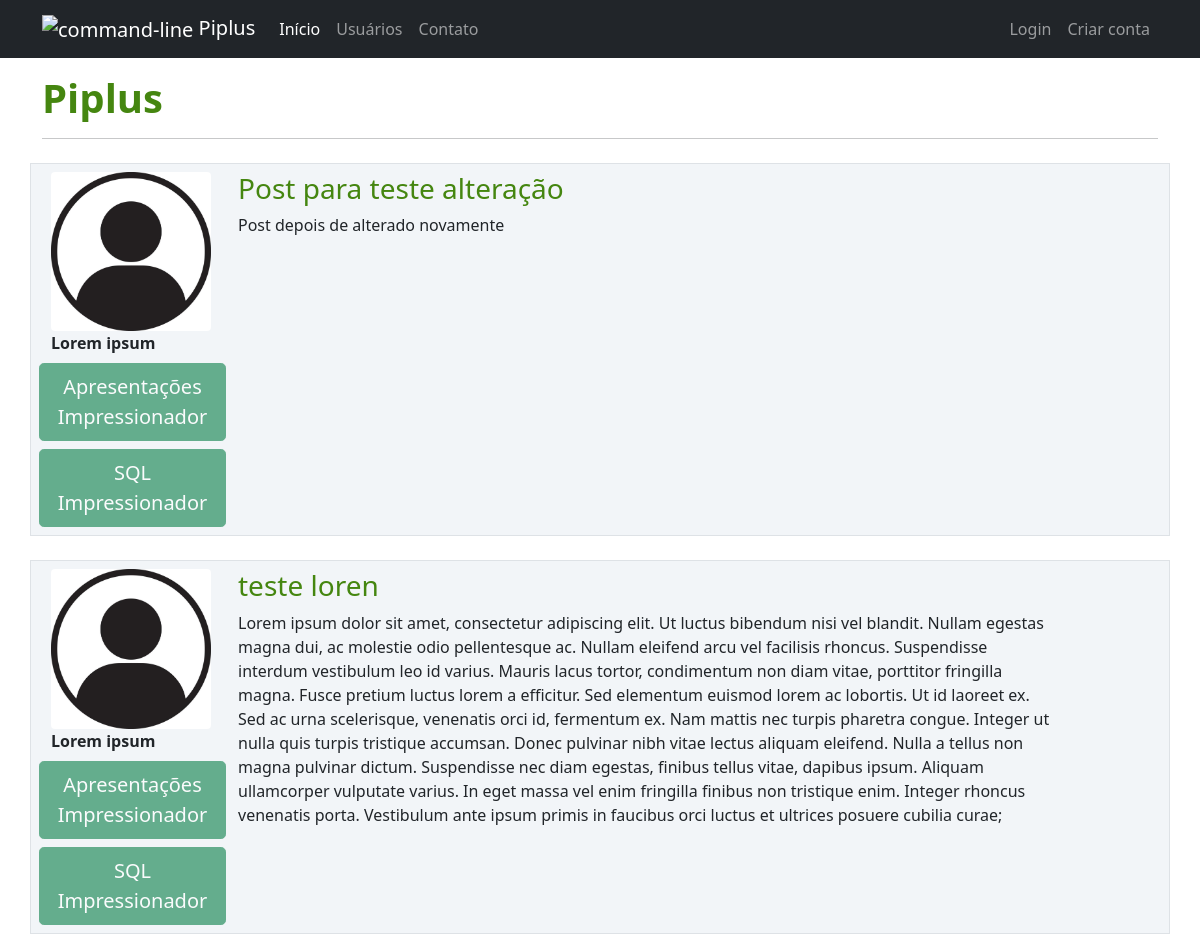
Before: / (upper part) with the older database file.
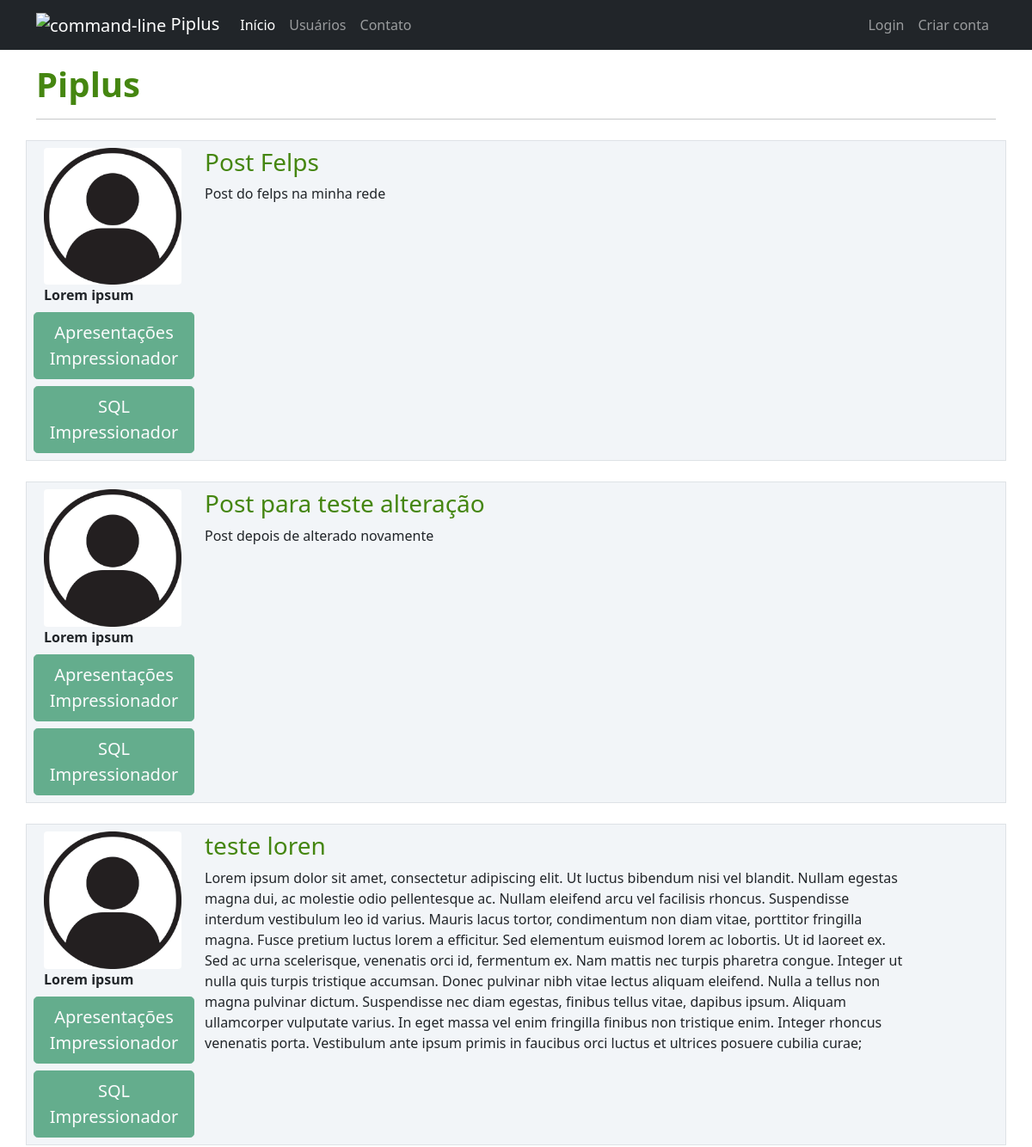
After: the same page with the newer database file.
### Piplus/models.py (models this page shows)
class Post(database.Model):
    id = database.Column(database.Integer, primary_key=True)
    titulo = database.Column(database.String, nullable=False)
    corpo = database.Column(database.Text, nullable=False)
    data_criacao = database.Column(database.DateTime, nullable=False, default=datetime.utcnow)
    id_usuario = database.Column(database.Integer, database.ForeignKey('usuario.id'), nullable=False)

class Usuario(database.Model, UserMixin):
    id = database.Column(database.Integer, primary_key=True)
    username = database.Column(database.String, nullable=False)
    email = database.Column(database.String, nullable=False, unique=True)
    senha = database.Column(database.String, nullable=False)
    foto_perfil = database.Column(database.String, default='default.jpg')
    posts = database.relationship('Post', backref='autor', lazy=True)
    cursos = database.Column(database.String, nullable=False, default='Não Informado')

### Piplus/routes.py (the view)
@app.route("/")
def home():
    posts = Post.query.order_by(Post.id.desc())
    return render_template('home.html', posts=posts)

### Piplus/templates/home.html
{% extends 'base.html' %}
{% block body %}
    <div class="container mt-3">
        <h1 style="color: rgb(69, 134, 16);"><strong>Piplus</strong></h1>
        <hr>
        {% for post in posts%}
            <div class="row border mt-4 p-2 postclass">
                <div class="col-2">
                    <div class="image pe-2">
                        <img src="{{ url_for('static', filename='fotos_perfil/{}'.format(post.autor.foto_perfil)) }}" class="rounded" width="160" >
                    </div>
                    <strong>{{ post.autor.username }}</strong>
                    <div class="row justify-content-center">
                            {% for curso in post.autor.cursos.split(';') %}
                                <button type="button" class="btn btn-lg btn-success mt-2" disabled>{{ curso }}</button>
                            {% endfor %}
                    </div>
                </div>
                <div class="col-9">
                    <a style="text-decoration: none; color: rgb(69, 134, 16);" href="{{ url_for('exibir_post', post_id=post.id) }}">
                        <h3>{{ post.titulo }}</h3>
                    </a>
                    <p>{{ post.corpo }}</p>
                </div>
            </div>
        {% endfor %}
    </div>
{% endblock %}

### Piplus/templates/base.html (shortened to what this page needs)
<!DOCTYPE html>
<html lang="en">
<head>
    <link href="https://cdn.jsdelivr.net/npm/bootstrap@5.0.2/dist/css/bootstrap.min.css" rel="stylesheet">
    <link rel="stylesheet" type="text/css" href="{{url_for('static', filename='main.css')}}"
    {% block head %}
    {% endblock  %}
</head>
<body class="bg-white">
    {% include  'navbar.html' %}
    {% block body  %}
    {% endblock %}
</body>
</html>

### Piplus/templates/navbar.html (shortened to what this page needs)
<nav class="navbar navbar-expand-lg navbar-dark bg-dark">
    <div class="container-fluid container">
    <a class="navbar-brand" href="{{ url_for('home') }}">
        <img width="48" height="48" src="https://img.icons8.com/color/48/command-line.png" alt="command-line"/>
        Piplus
    </a>
    <div class="collapse navbar-collapse" id="navbarSupportedContent">
        <ul class="navbar-nav me-auto mb-2 mb-lg-0">
        <li class="nav-item">
            <a class="nav-link active" aria-current="page" href="{{ url_for('home') }}">Início</a>
        </li>
        <li class="nav-item">
            <a class="nav-link" href="{{ url_for('usuarios') }}">Usuários</a>
        </li>
        <li class="nav-item">
            <a class="nav-link" href="{{ url_for('contatos') }}">Contato</a>
        </li>
        </ul>
        <ul class="navbar-nav">
            {% if current_user.is_authenticated %}
                <li class="nav-item">
                    <a class="nav-link" href="{{ url_for('criar_post') }}">Criar Post</a>
                </li>
                <li class="nav-item">
                    <a class="nav-link" href="{{ url_for('perfil') }}">Perfil</a>
                </li>
                <li class="nav-item">
                    <a class="nav-link" href="{{ url_for('sair') }}">Sair</a>
                </li>
            {% else %}
                <li class="nav-item">
                    <a class="nav-link" href="{{ url_for('login') }}">Login</a>
                </li>
                <li class="nav-item">
                    <a class="nav-link" href="{{ url_for('login') }}">Criar conta</a>
                </li>
            {% endif %}
        </ul>
    </div>
    </div>
</nav>

### Piplus/static/main.css (style rules this page uses)
.postclass { background-color: #f2f5f8 !important; }

Changed rows visible on the page:
added Post: foto_perfil (placeholder picture), autor.username "Lorem ipsum", curso "Apresentações Impressionador" "SQL Impressionador", titulo "Post Felps", corpo "Post do felps na minha rede"
